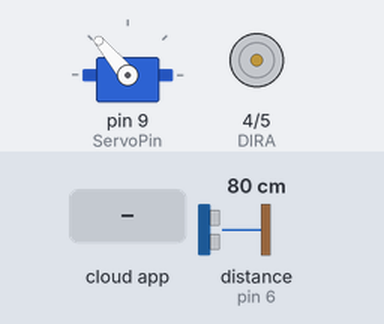
This sketch was run on a simulated Arduino Uno, built with avr-gcc and run on an emulated ATmega328P. Shown: servo, direction and speed pins drawn as motors (green arrow = direction pin HIGH = forward, orange = LOW = backward, longer = more drive). Wiring (inferred from the names in the program): ultrasonic range finder: trigger pin 7; echo pin 6. The test bench sets the inputs (shaded band); at power-on: distance to the obstacle (sensor on pin 6) 80 cm. The echo pulse lasts 58.3 µs per cm; the ROS host is connected and sends only what is stated.

Above: at 2.2 s.
2.3 s: the phone or cloud app sets pub_dc to -100
At 4.1 s:
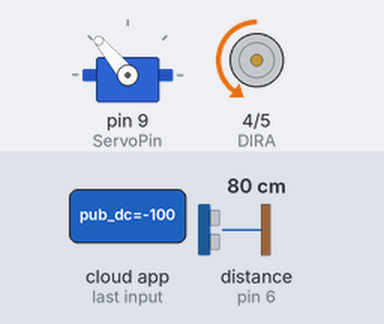
4.5 s: the phone or cloud app sets pub_servo to -100
At 6.1 s:
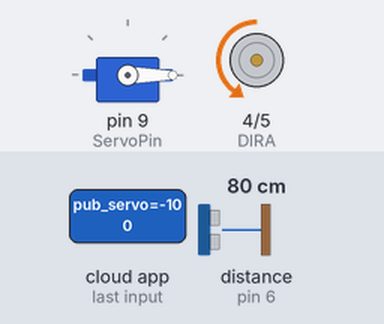
6.5 s: the phone or cloud app sets pub_dc to 0
At 8.1 s:
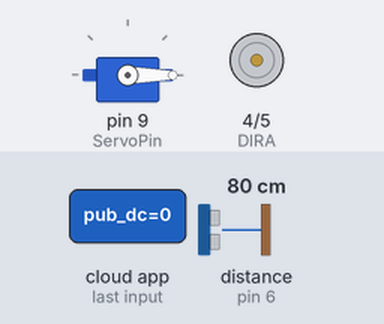
8.5 s: the phone or cloud app sets pub_servo to 100
At 10.2 s:
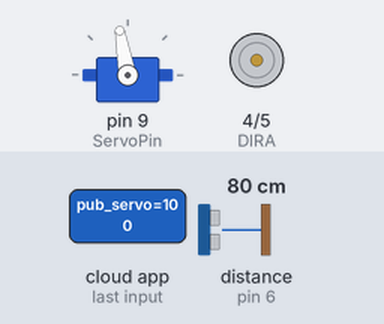
10.5 s: the phone or cloud app sets pub_dc to 100
At 12.2 s:
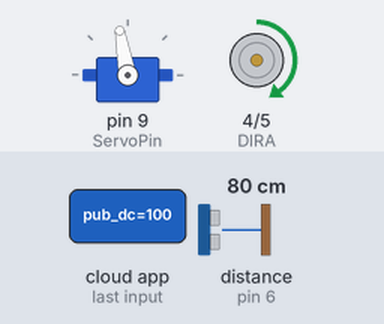
12.5 s: the phone or cloud app sets pub_servo to 0
At 14.3 s:
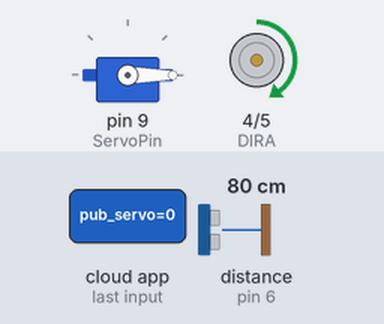
Timing chart, 0 to 15.5 s (numbered marks = the images above; inputs shaded):
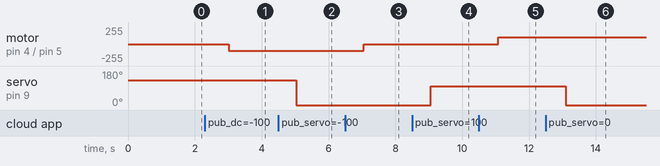

The sketch:

arduino_f.ino
```cpp
#include <ros.h>
#include <Servo.h>
#include <std_msgs/Float32.h>
ros::NodeHandle nh;
std_msgs::Float32 Distance;
ros::Publisher chatter("/echo",  &Distance);   // Remove????

// DC Motor
#define DIRA  4
#define PWMA  5
float vel = 0;

// Servo Motor
Servo servo;
const int ServoPin = 9;   //
float deg = 128;   // initial deg

// Echo Sensor
#define TRIG 7   //TRIG PIN (Sending echo)
#define ECHO 6   // ECHO PIN (Receiving echo)

void goMotor(bool Dir, int Speed){
  digitalWrite(DIRA, Dir);
  analogWrite(PWMA, Speed);
}
//
////DC Motor Command Subscriber
void DCcallback( const std_msgs::Float32& DCcmd){
  vel=DCcmd.data;
  goMotor( (vel>=0)?HIGH:LOW, int(min(abs(vel), 255)) );
  delay(1);
}
ros::Subscriber<std_msgs::Float32> sub1("pub_dc", &DCcallback);
////Servo Motor Command Subscriber
void Servocallback( const std_msgs::Float32& Servocmd){
  deg=Servocmd.data;
  servo.write(int(deg));
  delay(1);
}
ros::Subscriber<std_msgs::Float32> sub2("pub_servo", &Servocallback);

void setup() {
  nh.initNode();
  nh.advertise(chatter);
  nh.subscribe(sub1);
  nh.subscribe(sub2);

  servo.attach(ServoPin);
  servo.write(130);

  pinMode(TRIG, OUTPUT);
  pinMode(ECHO, INPUT);
  pinMode(DIRA, OUTPUT);
  pinMode(PWMA, OUTPUT);
  goMotor(0,0);
  delay(1000);
}

void loop() {

  long duration, distance;

  digitalWrite(TRIG, LOW);
  delayMicroseconds(2);
  digitalWrite(TRIG, HIGH);
  delayMicroseconds(10);
  digitalWrite(TRIG, LOW);

  duration = pulseIn (ECHO, HIGH);   // measure and save time echo comes back

  // 34000 * time/1000000/2
  // change distance unit to cm
  distance = duration * 17 / 1000;

  Distance.data = distance;
  chatter.publish(&Distance);
  nh.spinOnce();

  // check distance data through PC monitor cmd
  Serial.println(duration );   // show time how long it took echo comes back
  Serial.print("\nDIstance : ");
  Serial.print(distance);   // show distance between the sensor and the obstacle
  Serial.println(" Cm");

  delay(1000);   // repeat for every 1 second
}
```

Measured:
- after the input at 2.3 s, motor on pin 4 (DIRA) / pin 5 (PWMA): stopped → backward 100/255 after 0.72 s
- after the input at 4.5 s, servo on pin 9 (ServoPin): 130° → 0° after 0.54 s
- after the input at 6.5 s, motor on pin 4 (DIRA) / pin 5 (PWMA): backward 100/255 → stopped after 0.55 s
- after the input at 8.5 s, servo on pin 9 (ServoPin): 0° → 100° after 0.56 s
- after the input at 10.5 s, motor on pin 4 (DIRA) / pin 5 (PWMA): stopped → forward 100/255 after 0.58 s
- after the input at 12.5 s, servo on pin 9 (ServoPin): 100° → 0° after 0.59 s
